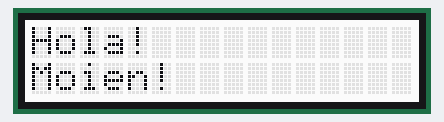
Recording of a sketch running on a simulated Arduino Uno, built with avr-gcc and run on an emulated ATmega328P. Shown: 16×2 character LCD. The local clock reads 2024-03-15 10:24:30 at power-on unless the sketch sets it; what the sketch prints to the serial monitor is not drawn.

Above: at 0.1 s.
At 1.2 s:
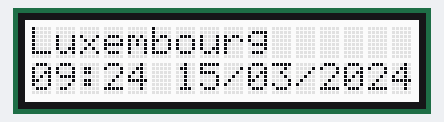
At 11.2 s:
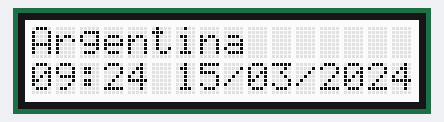
At 21.2 s:
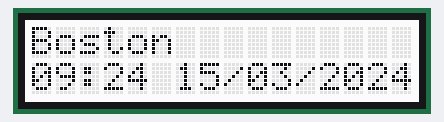
At 31.3 s:
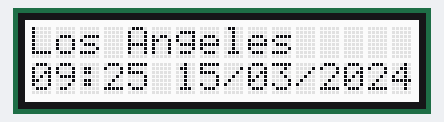

The sketch:

timezone_clock.ino
```cpp
#include <RTClib.h>
#include <Wire.h>
#include "Waveshare_LCD1602_RGB.h" // https://www.waveshare.com/wiki/LCD1602_RGB_Module
#include <Timezone.h>    // https://github.com/JChristensen/Timezone

// LCD
Waveshare_LCD1602_RGB lcd(16,2);  //16 characters and 2 lines of show
int r,g,b,t=0; //LCD colors

// RTC clock
RTC_DS3231 rtc;
char time_str[32]; //TIME STR

// Temp
char temp_str[10];

//Timezones west to east

//https://en.wikipedia.org/wiki/Pacific_Time_Zone#Daylight_time
//Los Angeles
TimeChangeRule usPST = {"PST", First, Sun, Nov, 2, -480};   //UTC - 8 hours //Standard time
TimeChangeRule usPDT = {"PDT", Second, Sun, Mar, 2, -420};  //UTC - 7 hours //Daylight saving
Timezone usPacific(usPDT, usPST);

//https://en.wikipedia.org/wiki/Eastern_Time_Zone
//Boston
TimeChangeRule usEST = {"EST", First, Sun, Nov, 2, -300};   //UTC - 5 hours
TimeChangeRule usEDT = {"EDT", Second, Sun, Mar, 2, -240};  //UTC - 4 hours
Timezone usEastern(usEDT, usEST);

//Argentina
//Argentina is not observing daylight saving time (DST) and the entire country stays on UTC-03:00.
TimeChangeRule artSTD = {"ART", Last, Sun, Oct, 2, -180};  //UTC - 3 hours
Timezone artTime(artSTD, artSTD);

//London
TimeChangeRule ukGMT = {"GMT", Last, Sun, Oct, 2, 0};  //UTC - 0 hours
TimeChangeRule ukBST = {"BST", Last, Sun, Mar, 1, 60};   //UTC + 1 hours
Timezone ukTime(ukBST, ukGMT);

//Luxembourg
TimeChangeRule euCET = {"CET", Last, Sun, Oct, 3, 60};  //UTC + 1 hours
TimeChangeRule euCEST = {"CEST", Last, Sun, Mar, 2, 120};   //UTC + 2 hours
Timezone luxTime(euCEST, euCET);

//Luxembourg
TimeChangeRule ltEET = {"EET", Last, Sun, Oct, 3, 120};  //UTC + 2 hours
TimeChangeRule ltEEST = {"EEST", Last, Sun, Mar, 2, 180};   //UTC + 3 hours
Timezone ltTime(ltEEST, ltEET);

DateTime getLastSundayFromMonth(int year, int month){
  DateTime date = DateTime(year, month+1, 1, 0, 0, 0); // 1st of Month
  int weekday = date.dayOfTheWeek(); // 0 Sunday... 6 Saturday
  int dayDiff = weekday;
  if(weekday == 0){ //If the day is sunday then assign 7
    dayDiff = 7;
  }

  uint32_t new_unix_time = date.unixtime() - (dayDiff*86400); //seconds in day
  return DateTime(new_unix_time);
}

DateTime getUTCtime(int std_offset_secs){ //default 1 hour = 3600 seconds
  DateTime current_time = rtc.now(); // retrieve time
  DateTime summer_date = getLastSundayFromMonth(current_time.year(), 3);

  DateTime winter_date = getLastSundayFromMonth(current_time.year(), 10);

  uint32_t now_t = current_time.unixtime();
  uint32_t summer_t = summer_date.unixtime();
  uint32_t winter_t = winter_date.unixtime();


  uint32_t utc_t = 0;

  //if on Daylight
  if(now_t > summer_t && now_t < winter_t){
    utc_t = now_t - (std_offset_secs + 3600);
  }else{ //standard time
    utc_t = now_t - std_offset_secs;
  }

  DateTime utc = DateTime(utc_t);

  return utc;
}

void printTimeInTimezone(Timezone tz, String city){
  lcd.clear();
  //PRINT CITY
  lcd.setCursor(0,0);
  lcd.send_string(city.c_str());
  //PRINT TIME
  lcd.setCursor(0,1);
  uint32_t utc_time = getUTCtime(3600).unixtime();
  uint32_t city_t = tz.toLocal(utc_time);
  DateTime date = DateTime(city_t);
  sprintf(time_str, "%02d:%02d %02d/%02d/%02d",  date.hour(), date.minute(), date.day(), date.month(), date.year());
  Serial.println(time_str);
  lcd.send_string(time_str);
}

void setup()
{
  Serial.begin(9600);
  Wire.begin();
  rtc.begin();

  //LCD
  lcd.init();
  lcd.setRGB(255,255,255); //white
  lcd.setCursor(0,0);
  lcd.send_string("Hola!");
  lcd.setCursor(0,1);
  lcd.send_string("Moien!");
  delay(1000);

  // Uncomment below block to set time. 7 seconds added to bear in mind the compilation + upload time
  // uint32_t unixtime = DateTime(F(__DATE__),F(__TIME__)).unixtime() + 7; // create DateTime as now + 7 sec
  // rtc.adjust(DateTime(unixtime)); // set the clock on time
  // DateTime now = rtc.now(); // retrieve time
  // sprintf(t, "%02d:%02d:%02d %02d/%02d/%02d",  now.hour(), now.minute(), now.second(), now.day(), now.month(), now.year());  // format time
  // Print time
  // Serial.print(F("Setup. Date/Time: "));
  // Serial.println(t);
}

unsigned int ctr = 0;

void loop()
{
  int wait = 1000*10; //10 secs
  printTimeInTimezone(luxTime, "Luxembourg");
  delay(wait);
  printTimeInTimezone(artTime, "Argentina");
  delay(wait);
  printTimeInTimezone(usEastern, "Boston");
  delay(wait);
  printTimeInTimezone(usPacific, "Los Angeles");
  delay(wait);
  printTimeInTimezone(ltTime, "Lithuania");
  delay(wait);

  ctr+=1;
  switch(ctr % 3){
    case 0:
      lcd.setRGB(64,255,0); //green
      break;
    case 1:
      lcd.setRGB(255,0,0); //red
      break;
    case 2:
      lcd.setRGB(255,255,255); //white
    default:
      break;
  }
}
```

Measured:
- what the display in image 1 shows lasts 10.1 s, from 1.1 s to 11.2 s
